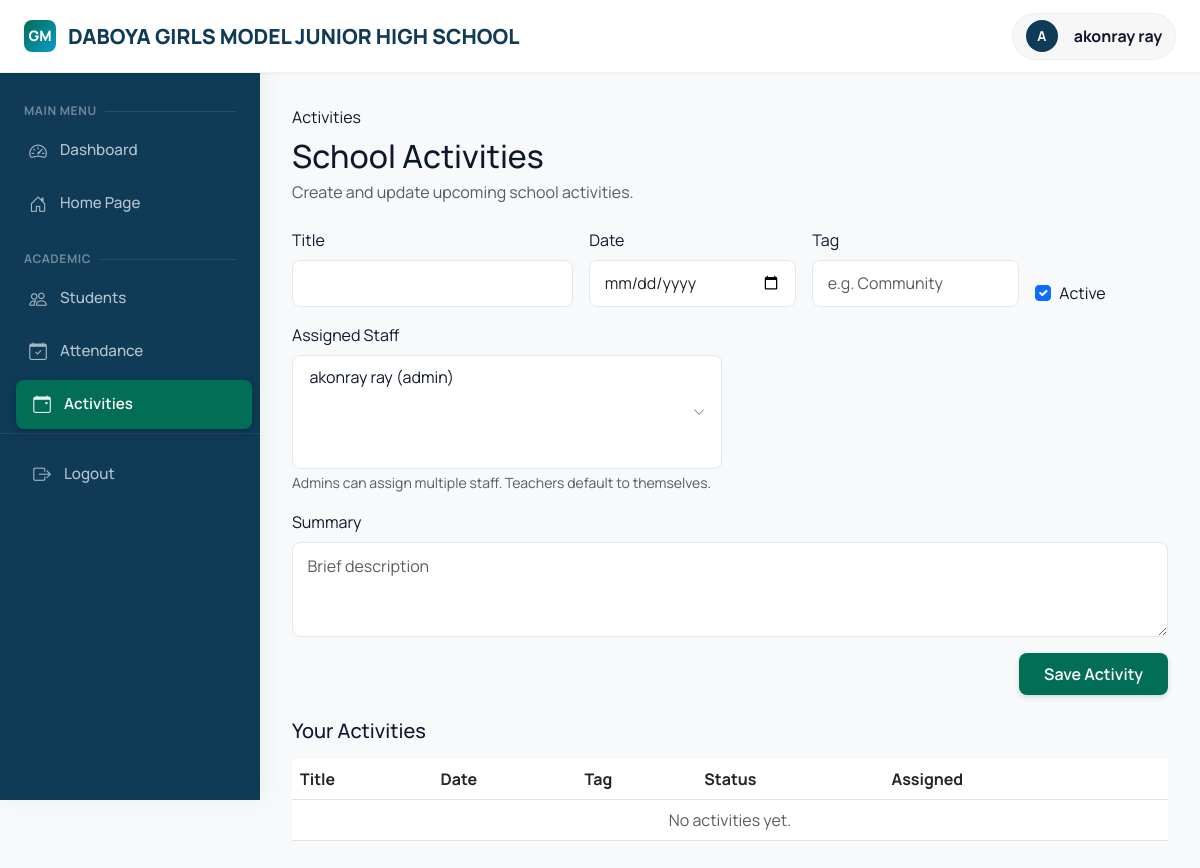
Before: /academics/activities/manage/ (signed in) with the older database file.
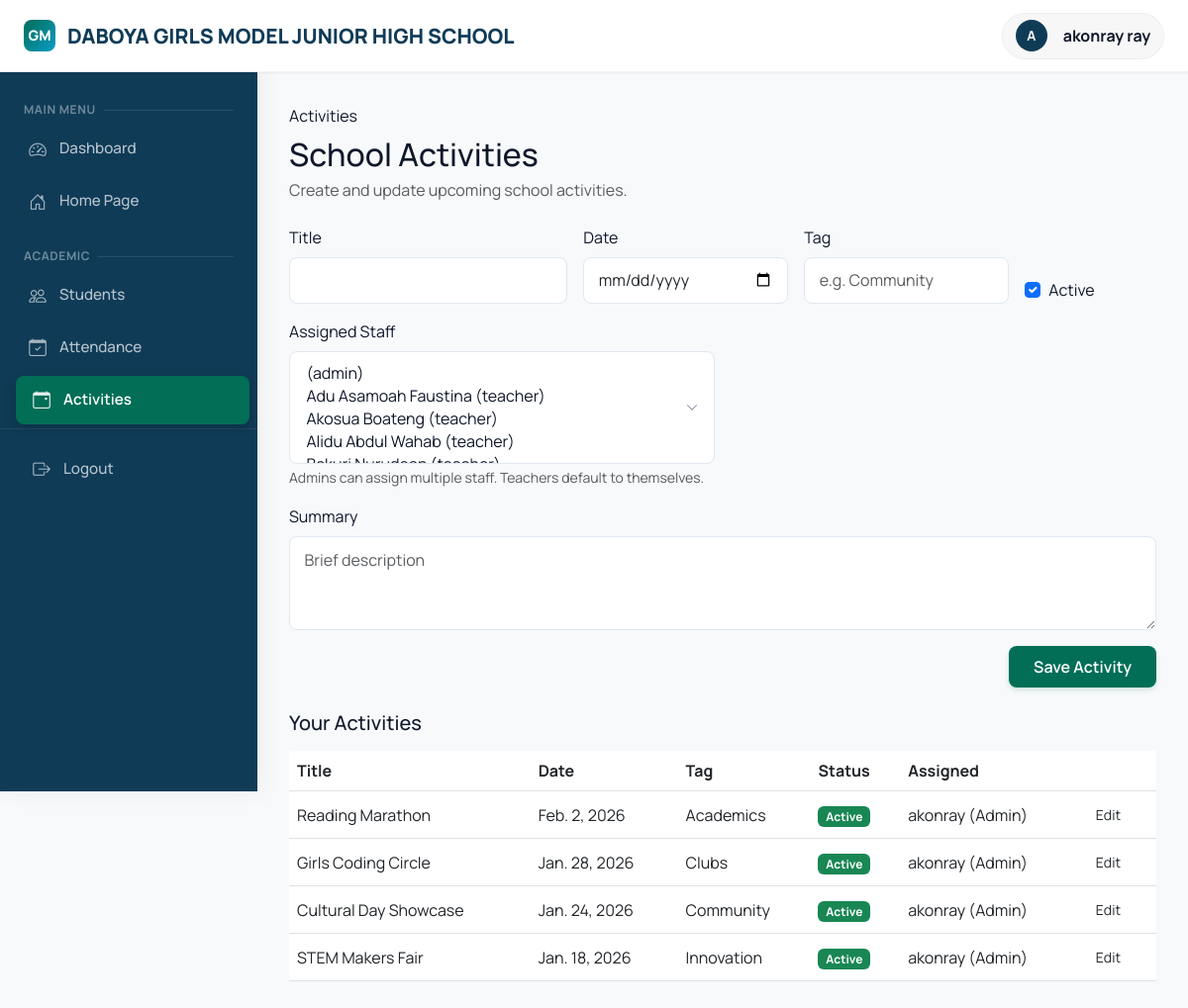
After: the same page with the newer database file.
### academics/models.py (models this page shows, shortened)
class Activity(models.Model):
    title = models.CharField(max_length=120)
    summary = models.TextField(blank=True)
    date = models.DateField()
    tag = models.CharField(max_length=50, blank=True)
    is_active = models.BooleanField(default=True)
    created_by = models.ForeignKey(User, on_delete=models.SET_NULL, null=True, blank=True, related_name='created_activities')
    assigned_staff = models.ManyToManyField(User, blank=True, related_name='assigned_activities')
    created_at = models.DateTimeField(auto_now_add=True)
    updated_at = models.DateTimeField(auto_now=True)
    class Meta:
        ordering = ['date', '-created_at']

### accounts/models.py (models this page shows)
class User(AbstractUser):
    USER_TYPES = (
        ('admin', 'Admin'),
        ('teacher', 'Teacher'),
        ('student', 'Student'),
        ('parent', 'Parent'),
    )
    user_type = models.CharField(max_length=10, choices=USER_TYPES)
    phone = models.CharField(max_length=15, blank=True)
    address = models.TextField(blank=True)
    profile_picture = models.ImageField(upload_to='profiles/', null=True, blank=True)
    def __str__(self):
        return f"{self.username} ({self.get_user_type_display()})"

### academics/views.py (the view, shortened to what this page needs)
# urls.py: path('activities/manage/', views.manage_activities, name='manage_activities'),
@login_required
def manage_activities(request):
	if request.user.user_type not in ['admin', 'teacher']:
		messages.error(request, 'Access denied')
		return redirect('dashboard')
	is_admin = request.user.user_type == 'admin'
	staff_queryset = User.objects.filter(user_type__in=['admin', 'teacher']).order_by('first_name', 'last_name')
	if is_admin:
		activities = Activity.objects.all()
	else:
		activities = Activity.objects.filter(Q(created_by=request.user) | Q(assigned_staff=request.user)).distinct()
	context = {
		'activities': activities.order_by('-date'),
		'staff_queryset': staff_queryset,
		'is_admin': is_admin,
	}
	return render(request, 'academics/manage_activities.html', context)

### academics/context_processors.py (called while the page is built)
def school_info(request):
    try:
        info = SchoolInfo.objects.first()
    except:
        info = None
    if not info:
        return {
            'school_name': "Daboya Girls Model JHS",
            'school_address': "P.O. Box 6, Daboya, North Gonja District",
            'school_motto': "Success, Our Concern",
        }
    return {
        'school_name': info.name,
        'school_address': info.address,
        'school_phone': info.phone,
        'school_email': info.email,
        'school_motto': info.motto,
        'school_logo': info.logo,
        'school_object': info
    }

### templates/academics/manage_activities.html (shortened to what the changed rows need)
{% extends 'base.html' %}
{% block content %}
<div class="d-flex align-items-center mb-4">
    <div>
        <h2 class="page-title mb-1">School Activities</h2>
    </div>
</div>
<div class="content-wrapper mb-4">
    <form method="post">
        <div class="row g-3">
            {% if is_admin %}
            <div class="col-md-6">
                <label class="form-label">Assigned Staff</label>
                <select name="assigned_staff" id="assigned_staff" class="select-flat w-100" multiple>
                    {% for staff in staff_queryset %}
                        <option value="{{ staff.id }}">{{ staff.get_full_name }} ({{ staff.user_type }})</option>
                    {% endfor %}
                </select>
                <small class="text-muted">Admins can assign multiple staff. Teachers default to themselves.</small>
            </div>
            {% endif %}
        </div>
    </form>
</div>
<div class="content-wrapper">
    <div class="table-responsive">
        <table class="table align-middle">
            <thead>
                <tr>
                    <th>Title</th>
                    <th>Date</th>
                    <th>Tag</th>
                    <th>Status</th>
                    <th>Assigned</th>
                    <th></th>
                </tr>
            </thead>
            <tbody>
                {% for activity in activities %}
                <tr>
                    <td>{{ activity.title }}</td>
                    <td>{{ activity.date }}</td>
                    <td>{{ activity.tag }}</td>
                    <td>
                        {% if activity.is_active %}
                            <span class="badge bg-success">Active</span>
                        {% else %}
                            <span class="badge bg-secondary">Inactive</span>
                        {% endif %}
                    </td>
                    <td>
                        {% with staff_list=activity.assigned_staff.all %}
                            {% if staff_list %}
                                {{ staff_list|join:', ' }}
                            {% else %}
                                <span class="text-muted">None</span>
                            {% endif %}
                        {% endwith %}
                    </td>
                    <td>
                        <button class="btn btn-sm btn-outline-gradient" type="button"
                            onclick="prefillActivity('{{ activity.id }}','{{ activity.title|escapejs }}','{{ activity.date }}','{{ activity.tag|escapejs }}','{{ activity.summary|escapejs }}', {{ activity.is_active|yesno:'true,false' }}, [{% for s in activity.assigned_staff.all %}'{{ s.id }}'{% if not forloop.last %},{% endif %}{% endfor %}])">
                            Edit
                        </button>
                    </td>
                </tr>
                {% empty %}
                <tr>
                    <td colspan="6" class="text-center text-muted">No activities yet.</td>
                </tr>
                {% endfor %}
            </tbody>
        </table>
    </div>
</div>
{% endblock %}

Changed rows visible on the page:
added Activity: title "Reading Marathon", date "Feb. 2, 2026", tag "Academics", is_active "Active", assigned_staff.all "akonray (Admin)"
added Activity: title "Girls Coding Circle", date "Jan. 28, 2026", tag "Clubs", is_active "Active", assigned_staff.all "akonray (Admin)"
added Activity: title "Cultural Day Showcase", date "Jan. 24, 2026", tag "Community", is_active "Active", assigned_staff.all "akonray (Admin)"
added Activity: title "STEM Makers Fair", date "Jan. 18, 2026", tag "Innovation", is_active "Active", assigned_staff.all "akonray (Admin)"
Other visible differences:
form field assigned_staff: "akonray ray (admin)" → "(admin) / Adu Asamoah Faustina (teacher) / Akosua Boateng (teacher) / Alidu Abdul Wahab (teacher)"
text no longer shown: "No activities yet."
